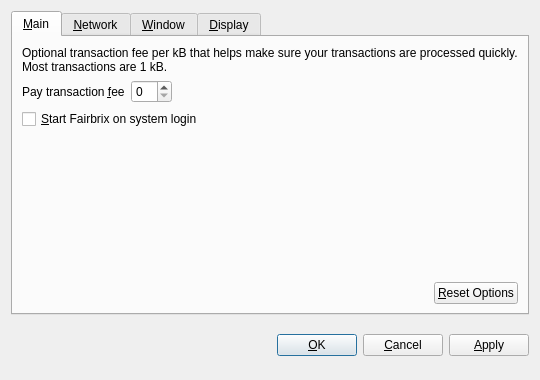
<?xml version="1.0" encoding="UTF-8"?>
<ui version="4.0">
 <class>OptionsDialog</class>
 <widget class="QDialog" name="OptionsDialog">
  <property name="geometry">
   <rect>
    <x>0</x>
    <y>0</y>
    <width>540</width>
    <height>380</height>
   </rect>
  </property>
  <property name="windowTitle">
   <string>Options</string>
  </property>
  <property name="modal">
   <bool>true</bool>
  </property>
  <layout class="QVBoxLayout" name="verticalLayout">
   <item>
    <widget class="QTabWidget" name="tabWidget">
     <property name="tabPosition">
      <enum>QTabWidget::North</enum>
     </property>
     <property name="currentIndex">
      <number>0</number>
     </property>
     <widget class="QWidget" name="tabMain">
      <attribute name="title">
       <string>&amp;Main</string>
      </attribute>
      <layout class="QVBoxLayout" name="verticalLayout_Main">
       <item>
        <widget class="QLabel" name="transactionFeeInfoLabel">
         <property name="text">
          <string>Optional transaction fee per kB that helps make sure your transactions are processed quickly. Most transactions are 1 kB.</string>
         </property>
         <property name="textFormat">
          <enum>Qt::PlainText</enum>
         </property>
         <property name="wordWrap">
          <bool>true</bool>
         </property>
        </widget>
       </item>
       <item>
        <layout class="QHBoxLayout" name="horizontalLayout_1_Main">
         <item>
          <widget class="QLabel" name="transactionFeeLabel">
           <property name="text">
            <string>Pay transaction &amp;fee</string>
           </property>
           <property name="textFormat">
            <enum>Qt::PlainText</enum>
           </property>
           <property name="buddy">
            <cstring>transactionFee</cstring>
           </property>
          </widget>
         </item>
         <item>
          <widget class="BitcoinAmountField" name="transactionFee"/>
         </item>
         <item>
          <spacer name="horizontalSpacer_1_Main">
           <property name="orientation">
            <enum>Qt::Horizontal</enum>
           </property>
           <property name="sizeHint" stdset="0">
            <size>
             <width>40</width>
             <height>20</height>
            </size>
           </property>
          </spacer>
         </item>
        </layout>
       </item>
       <item>
        <widget class="QCheckBox" name="bitcoinAtStartup">
         <property name="toolTip">
          <string>Automatically start Fairbrix after logging in to the system.</string>
         </property>
         <property name="text">
          <string>&amp;Start Fairbrix on system login</string>
         </property>
        </widget>
       </item>
       <item>
        <spacer name="verticalSpacer_Main">
         <property name="orientation">
          <enum>Qt::Vertical</enum>
         </property>
         <property name="sizeHint" stdset="0">
          <size>
           <width>20</width>
           <height>40</height>
          </size>
         </property>
        </spacer>
       </item>
       <item>
        <layout class="QHBoxLayout" name="horizontalLayout_2_Main">
         <item>
          <spacer name="horizontalSpacer_2_Main">
           <property name="orientation">
            <enum>Qt::Horizontal</enum>
           </property>
           <property name="sizeHint" stdset="0">
            <size>
             <width>40</width>
             <height>20</height>
            </size>
           </property>
          </spacer>
         </item>
         <item>
          <widget class="QPushButton" name="resetButton">
           <property name="toolTip">
            <string>Reset all client options to default.</string>
           </property>
           <property name="text">
            <string>&amp;Reset Options</string>
           </property>
           <property name="autoDefault">
            <bool>false</bool>
           </property>
          </widget>
         </item>
        </layout>
       </item>
      </layout>
     </widget>
     <widget class="QWidget" name="tabNetwork">
      <attribute name="title">
       <string>&amp;Network</string>
      </attribute>
      <layout class="QVBoxLayout" name="verticalLayout_Network">
       <item>
        <widget class="QCheckBox" name="mapPortUpnp">
         <property name="toolTip">
          <string>Automatically open the Fairbrix client port on the router. This only works when your router supports UPnP and it is enabled.</string>
         </property>
         <property name="text">
          <string>Map port using &amp;UPnP</string>
         </property>
        </widget>
       </item>
       <item>
        <widget class="QCheckBox" name="connectSocks">
         <property name="toolTip">
          <string>Connect to the Fairbrix network through a SOCKS proxy (e.g. when connecting through Tor).</string>
         </property>
         <property name="text">
          <string>&amp;Connect through SOCKS proxy:</string>
         </property>
        </widget>
       </item>
       <item>
        <layout class="QHBoxLayout" name="horizontalLayout_Network">
         <item>
          <widget class="QLabel" name="proxyIpLabel">
           <property name="text">
            <string>Proxy &amp;IP:</string>
           </property>
           <property name="textFormat">
            <enum>Qt::PlainText</enum>
           </property>
           <property name="buddy">
            <cstring>proxyIp</cstring>
           </property>
          </widget>
         </item>
         <item>
          <widget class="QValidatedLineEdit" name="proxyIp">
           <property name="maximumSize">
            <size>
             <width>140</width>
             <height>16777215</height>
            </size>
           </property>
           <property name="toolTip">
            <string>IP address of the proxy (e.g. 127.0.0.1)</string>
           </property>
          </widget>
         </item>
         <item>
          <widget class="QLabel" name="proxyPortLabel">
           <property name="text">
            <string>&amp;Port:</string>
           </property>
           <property name="textFormat">
            <enum>Qt::PlainText</enum>
           </property>
           <property name="buddy">
            <cstring>proxyPort</cstring>
           </property>
          </widget>
         </item>
         <item>
          <widget class="QLineEdit" name="proxyPort">
           <property name="maximumSize">
            <size>
             <width>55</width>
             <height>16777215</height>
            </size>
           </property>
           <property name="toolTip">
            <string>Port of the proxy (e.g. 9050)</string>
           </property>
          </widget>
         </item>
         <item>
          <widget class="QLabel" name="socksVersionLabel">
           <property name="text">
            <string>SOCKS &amp;Version:</string>
           </property>
           <property name="textFormat">
            <enum>Qt::PlainText</enum>
           </property>
           <property name="buddy">
            <cstring>socksVersion</cstring>
           </property>
          </widget>
         </item>
         <item>
          <widget class="QValueComboBox" name="socksVersion">
           <property name="toolTip">
            <string>SOCKS version of the proxy (e.g. 5)</string>
           </property>
          </widget>
         </item>
         <item>
          <spacer name="horizontalSpacer_Network">
           <property name="orientation">
            <enum>Qt::Horizontal</enum>
           </property>
           <property name="sizeHint" stdset="0">
            <size>
             <width>40</width>
             <height>20</height>
            </size>
           </property>
          </spacer>
         </item>
        </layout>
       </item>
       <item>
        <spacer name="verticalSpacer_Network">
         <property name="orientation">
          <enum>Qt::Vertical</enum>
         </property>
         <property name="sizeHint" stdset="0">
          <size>
           <width>20</width>
           <height>40</height>
          </size>
         </property>
        </spacer>
       </item>
      </layout>
     </widget>
     <widget class="QWidget" name="tabWindow">
      <attribute name="title">
       <string>&amp;Window</string>
      </attribute>
      <layout class="QVBoxLayout" name="verticalLayout_Window">
       <item>
        <widget class="QCheckBox" name="minimizeToTray">
         <property name="toolTip">
          <string>Show only a tray icon after minimizing the window.</string>
         </property>
         <property name="text">
          <string>&amp;Minimize to the tray instead of the taskbar</string>
         </property>
        </widget>
       </item>
       <item>
        <widget class="QCheckBox" name="minimizeOnClose">
         <property name="toolTip">
          <string>Minimize instead of exit the application when the window is closed. When this option is enabled, the application will be closed only after selecting Quit in the menu.</string>
         </property>
         <property name="text">
          <string>M&amp;inimize on close</string>
         </property>
        </widget>
       </item>
       <item>
        <spacer name="verticalSpacer_Window">
         <property name="orientation">
          <enum>Qt::Vertical</enum>
         </property>
         <property name="sizeHint" stdset="0">
          <size>
           <width>20</width>
           <height>40</height>
          </size>
         </property>
        </spacer>
       </item>
      </layout>
     </widget>
     <widget class="QWidget" name="tabDisplay">
      <attribute name="title">
       <string>&amp;Display</string>
      </attribute>
      <layout class="QVBoxLayout" name="verticalLayout_Display">
       <item>
        <layout class="QHBoxLayout" name="horizontalLayout_1_Display">
         <item>
          <widget class="QLabel" name="langLabel">
           <property name="text">
            <string>User Interface &amp;language:</string>
           </property>
           <property name="textFormat">
            <enum>Qt::PlainText</enum>
           </property>
           <property name="buddy">
            <cstring>lang</cstring>
           </property>
          </widget>
         </item>
         <item>
          <widget class="QValueComboBox" name="lang">
           <property name="toolTip">
            <string>The user interface language can be set here. This setting will take effect after restarting Fairbrix.</string>
           </property>
          </widget>
         </item>
        </layout>
       </item>
       <item>
        <layout class="QHBoxLayout" name="horizontalLayout_2_Display">
         <item>
          <widget class="QLabel" name="unitLabel">
           <property name="text">
            <string>&amp;Unit to show amounts in:</string>
           </property>
           <property name="textFormat">
            <enum>Qt::PlainText</enum>
           </property>
           <property name="buddy">
            <cstring>unit</cstring>
           </property>
          </widget>
         </item>
         <item>
          <widget class="QValueComboBox" name="unit">
           <property name="toolTip">
            <string>Choose the default subdivision unit to show in the interface and when sending coins.</string>
           </property>
          </widget>
         </item>
        </layout>
       </item>
       <item>
        <widget class="QCheckBox" name="displayAddresses">
         <property name="toolTip">
          <string>Whether to show Fairbrix addresses in the transaction list or not.</string>
         </property>
         <property name="text">
          <string>&amp;Display addresses in transaction list</string>
         </property>
        </widget>
       </item>
       <item>
        <widget class="QCheckBox" name="coinControlFeatures">
         <property name="toolTip">
          <string>Whether to show coin control features or not.</string>
         </property>
         <property name="text">
          <string>Display coin &amp;control features (experts only!)</string>
         </property>
        </widget>
       </item>
       <item>
        <spacer name="verticalSpacer_Display">
         <property name="orientation">
          <enum>Qt::Vertical</enum>
         </property>
         <property name="sizeHint" stdset="0">
          <size>
           <width>20</width>
           <height>40</height>
          </size>
         </property>
        </spacer>
       </item>
      </layout>
     </widget>
    </widget>
   </item>
   <item>
    <layout class="QHBoxLayout" name="horizontalLayout_Buttons">
     <item>
      <spacer name="horizontalSpacer_1">
       <property name="orientation">
        <enum>Qt::Horizontal</enum>
       </property>
       <property name="sizeHint" stdset="0">
        <size>
         <width>40</width>
         <height>48</height>
        </size>
       </property>
      </spacer>
     </item>
     <item>
      <widget class="QLabel" name="statusLabel">
       <property name="font">
        <font>
         <weight>75</weight>
         <bold>true</bold>
        </font>
       </property>
       <property name="text">
        <string/>
       </property>
       <property name="textFormat">
        <enum>Qt::PlainText</enum>
       </property>
       <property name="wordWrap">
        <bool>true</bool>
       </property>
      </widget>
     </item>
     <item>
      <spacer name="horizontalSpacer_2">
       <property name="orientation">
        <enum>Qt::Horizontal</enum>
       </property>
       <property name="sizeHint" stdset="0">
        <size>
         <width>40</width>
         <height>48</height>
        </size>
       </property>
      </spacer>
     </item>
     <item>
      <widget class="QPushButton" name="okButton">
       <property name="text">
        <string>&amp;OK</string>
       </property>
      </widget>
     </item>
     <item>
      <widget class="QPushButton" name="cancelButton">
       <property name="text">
        <string>&amp;Cancel</string>
       </property>
       <property name="autoDefault">
        <bool>false</bool>
       </property>
      </widget>
     </item>
     <item>
      <widget class="QPushButton" name="applyButton">
       <property name="text">
        <string>&amp;Apply</string>
       </property>
       <property name="autoDefault">
        <bool>false</bool>
       </property>
      </widget>
     </item>
    </layout>
   </item>
  </layout>
 </widget>
 <customwidgets>
  <customwidget>
   <class>BitcoinAmountField</class>
   <extends>QSpinBox</extends>
   <header>bitcoinamountfield.h</header>
  </customwidget>
  <customwidget>
   <class>QValueComboBox</class>
   <extends>QComboBox</extends>
   <header>qvaluecombobox.h</header>
  </customwidget>
  <customwidget>
   <class>QValidatedLineEdit</class>
   <extends>QLineEdit</extends>
   <header>qvalidatedlineedit.h</header>
  </customwidget>
 </customwidgets>
 <resources/>
 <connections/>
</ui>
